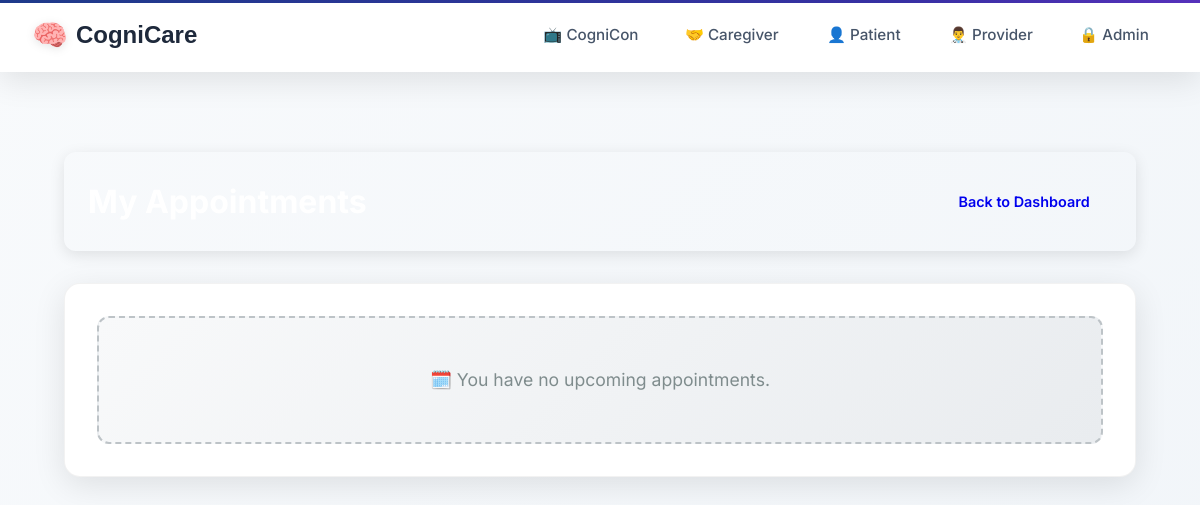
/taskmanager/patient/appointments/ (signed in), run on an earlier commit of the app's database.
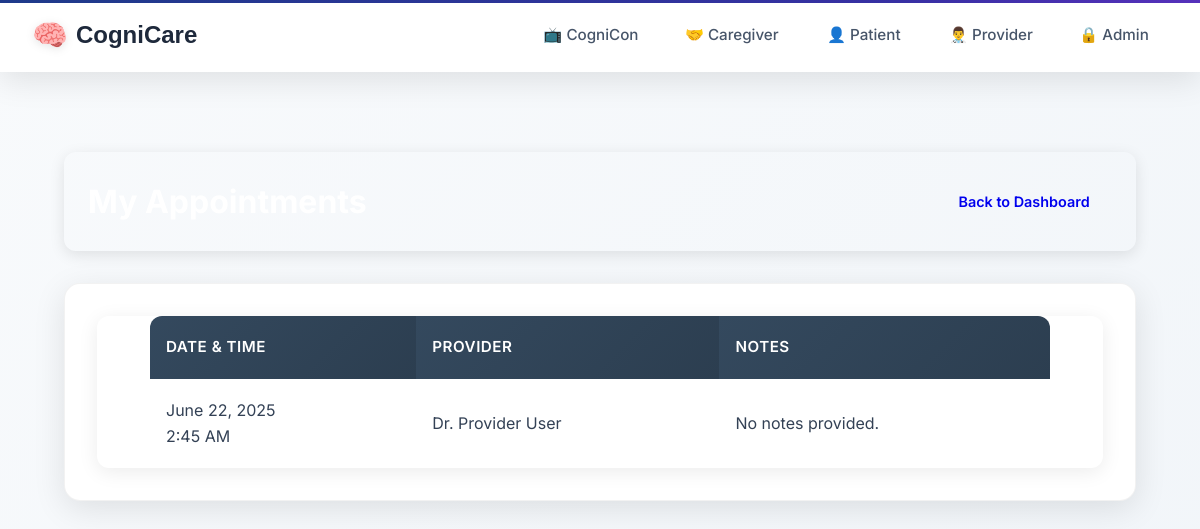
And on a later commit of the database.
### taskmanager/models.py (models this page shows, shortened)
class Appointment(models.Model):
    provider = models.ForeignKey(UserProfile, on_delete=models.CASCADE, related_name='provided_appointments')
    patient = models.ForeignKey(UserProfile, on_delete=models.CASCADE, related_name='appointments')
    datetime = models.DateTimeField()
    notes = models.TextField(blank=True)
    created_at = models.DateTimeField(auto_now_add=True)
    class Meta:
        ordering = ['datetime']

### users/models.py (models this page shows, shortened)
class UserProfile(models.Model):
    USER_TYPES = (
        ('admin', 'Administrator'),  # Admin users
        ('provider', 'Healthcare Provider'),  # Docs + Nurses
        ('caregiver', 'Caregiver'),  # Caregivers
        ('patient', 'Patient'),  # All patients
    )
    user = models.OneToOneField(User, on_delete=models.CASCADE, related_name='profile')  # each user must have a profile
    user_type = models.CharField(max_length=20, choices=USER_TYPES)  # set specific user role
    provider = models.ForeignKey('self', on_delete=models.SET_NULL, null=True, blank=True,
                                related_name='managed_patients', limit_choices_to={'user_type': 'provider'})  # provider link
    patient = models.ForeignKey('self', on_delete=models.SET_NULL, null=True, blank=True,
                               related_name='caregivers', limit_choices_to={'user_type': 'patient'})  # patienr link
    linked_patients = models.ManyToManyField(
        'self',
        symmetrical=False,
        related_name='linked_caregivers',
        limit_choices_to={'user_type': 'patient'},
        blank=True,
        help_text="Patients this caregiver can access"  # Caregivers can see these patients
    )

### taskmanager/views.py (the view)
# urls.py: path('patient/appointments/', views.patient_appointments, name='patient_appointments'),
@login_required
def patient_appointments(request):
    if not hasattr(request.user, 'profile') or request.user.profile.user_type != 'patient':
        messages.error(request, 'You do not have permission to view appointments.')
        return redirect('home')
    appointments = Appointment.objects.filter(patient=request.user.profile).order_by('datetime')
    return render(request, 'appointments/patient_appointments.html', {
        'appointments': appointments,
        'user_type': 'Patient'
    })

### templates/appointments/patient_appointments.html (shortened to what this page needs)
{% extends 'layouts/base.html' %}
{% block content %}
<div class="dashboard-container">
    <div class="dashboard-header dashboard-header-plain">
        <h1>My Appointments</h1>
        <a href="{% url 'patient_dashboard' %}" class="action-btn outline-btn">Back to Dashboard</a>
    </div>
    <div class="dashboard-section">
        {% if appointments %}
            <div class="table-container">
                <table class="enhanced-table">
                    <thead>
                        <tr>
                            <th>Date & Time</th>
                            <th>Provider</th>
                            <th>Notes</th>
                        </tr>
                    </thead>
                    <tbody>
                        {% for appt in appointments %}
                        <tr>
                            <td class="appointment-datetime">
                                {{ appt.datetime|date:"F j, Y" }}
                                <br>
                                <span class="time">{{ appt.datetime|date:"g:i A" }}</span>
                            </td>
                            <td>Dr. {{ appt.provider.user.get_full_name }}</td>
                            <td>{{ appt.notes|default:"No notes provided." }}</td>
                        </tr>
                        {% endfor %}
                    </tbody>
                </table>
            </div>
        {% else %}
            <div class="empty-state">
                <p>🗓️ You have no upcoming appointments.</p>
            </div>
        {% endif %}
    </div>
</div>
{% endblock %}

What changed in the data, as far as the page shows it:
added Appointment: datetime "June 22, 2025", datetime "2:45 AM", provider.user.get_full_name "Provider User", notes "No notes provided."
Also different on the page:
text no longer shown: "🗓️ You have no upcoming appointments."
text now shown: "DATE & TIME PROVIDER NOTES"
